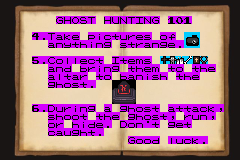

A level layout from a 2D game, rendered from its tile map. Below: a short description, then the map file with its tile-grid data intact:
An orthogonal 30x20 tile map with 8x8 px tiles, 1 tile layer (Tile Layer 1), 3 tilesets, 1 image layer.

<map version="1.9" tiledversion="1.9.2" orientation="orthogonal" renderorder="right-down" width="30" height="20" tilewidth="8" tileheight="8" infinite="0" nextlayerid="3" nextobjectid="1">
 <tileset firstgid="1" source="alphabet.tsx" />
 <tileset firstgid="1025" source="spritesheet.tsx" />
 <tileset firstgid="2049" source="altars.tsx" />
 <imagelayer id="2" name="Image Layer 1">
  <image source="book.png" width="240" height="160" />
 </imagelayer>
 <layer id="1" name="Tile Layer 1" width="30" height="20">
  <data encoding="csv">
0,0,0,0,0,0,0,0,0,0,0,0,0,0,0,0,0,0,0,0,0,0,0,0,0,0,0,0,0,0,
0,0,0,0,0,0,0,0,0,0,0,0,0,0,0,0,0,0,0,0,0,0,0,0,0,0,0,0,0,0,
0,0,0,0,0,0,0,7,8,15,19,20,0,8,21,14,20,9,14,7,0,66,65,66,0,0,0,0,0,0,
0,0,0,0,0,0,0,0,0,0,0,0,0,0,0,0,0,0,0,0,0,0,0,0,0,0,0,0,0,0,
0,0,0,0,69,97,20,33,43,37,0,48,41,35,52,53,50,37,51,0,47,38,0,1445,1446,0,0,0,0,0,
0,0,0,0,0,0,33,46,57,52,40,41,46,39,0,51,52,50,33,46,39,37,97,1477,1478,0,0,0,0,0,
0,0,0,0,0,0,0,0,0,0,0,0,0,0,0,0,0,0,0,0,0,0,0,0,0,0,0,0,0,0,
0,0,0,0,70,97,3,47,44,44,37,35,52,0,9,52,37,45,51,0,1415,1416,1417,1418,1419,1420,0,0,0,0,
0,0,0,0,0,0,33,46,36,0,34,50,41,46,39,0,52,40,37,45,0,52,47,0,52,40,37,0,0,0,
0,0,0,0,0,0,33,44,52,33,50,0,52,47,0,34,33,46,41,51,40,0,52,40,37,0,0,0,0,0,
0,0,0,0,0,0,39,40,47,51,52,97,0,0,2061,2062,2063,0,0,0,0,0,0,0,0,0,0,0,0,0,
0,0,0,0,0,0,0,0,0,0,0,0,0,0,2077,2078,2079,0,0,0,0,0,0,0,0,0,0,0,0,0,
0,0,0,0,0,0,0,0,0,0,0,0,0,0,2093,2094,2095,0,0,0,0,0,0,0,0,0,0,0,0,0,
0,0,0,0,71,97,4,53,50,41,46,39,0,33,0,39,40,47,51,52,0,33,52,52,33,35,43,98,0,0,
0,0,0,0,0,0,51,40,47,47,52,0,52,40,37,0,39,40,47,51,52,98,0,50,53,46,98,0,0,0,
0,0,0,0,0,0,47,50,0,40,41,36,37,97,0,4,47,46,103,52,0,39,37,52,0,0,0,0,0,0,
0,0,0,0,0,0,35,33,53,39,40,52,97,0,0,0,0,0,0,0,0,0,0,0,0,0,0,0,0,0,
0,0,0,0,0,0,0,0,0,0,0,0,0,0,0,0,7,47,47,36,0,44,53,35,43,97,0,0,0,0,
0,0,0,0,0,0,0,0,0,0,0,0,0,0,0,0,0,0,0,0,0,0,0,0,0,0,0,0,0,0,
0,0,0,0,0,0,0,0,0,0,0,0,0,0,0,0,0,0,0,0,0,0,0,0,0,0,0,0,0,0
</data>
 </layer>
</map>